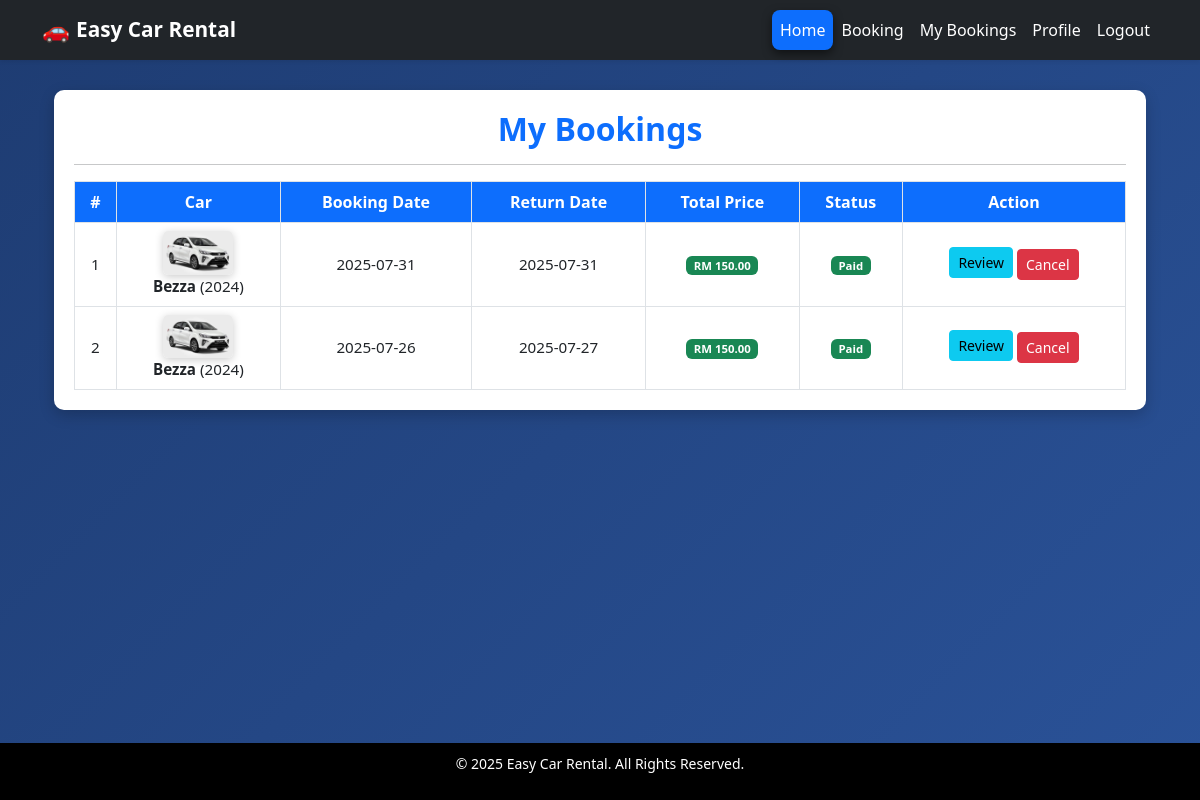
Screenshot of /easy_car_rental/my_bookings.php (signed in) with the database file from the repository.
### tables this page shows
CREATE TABLE `bookings` (
  `booking_id` int(11) NOT NULL,
  `user_id` int(11) DEFAULT NULL,
  `car_id` int(11) DEFAULT NULL,
  `booking_date` date DEFAULT NULL,
  `return_date` date DEFAULT NULL,
  `total_price` decimal(10,2) DEFAULT NULL,
  `payment_status` enum('pending','paid') DEFAULT 'pending',
  `is_read` tinyint(1) DEFAULT 0
);

CREATE TABLE `cars` (
  `car_id` int(11) NOT NULL,
  `car_name` varchar(100) DEFAULT NULL,
  `car_model` varchar(100) DEFAULT NULL,
  `price_per_day` decimal(10,2) DEFAULT NULL,
  `image` varchar(255) DEFAULT NULL
);

### easy_car_rental/my_bookings.php (the view, shortened to what this page needs)
<?php
include 'includes/db.php';
$user_id = $_SESSION['user_id'];
$sql = "
    SELECT b.*, c.car_name, c.car_model, c.price_per_day, c.image
    FROM bookings b
    JOIN cars c ON b.car_id = c.car_id
    WHERE b.user_id = ?
    ORDER BY b.booking_date DESC
";
$stmt = $conn->prepare($sql);
$stmt->bind_param("i", $user_id);
$stmt->execute();
$bookings = $stmt->get_result();
include 'includes/header.php';
?>
<div class="container">
    <div class="booking-section">
        <h2><i class="bi bi-calendar-check"></i> My Bookings</h2>
        <hr>
        <?php if ($bookings->num_rows > 0): ?>
            <div class="table-responsive">
                <table class="table table-bordered table-hover align-middle mb-0">
                    <thead>
                        <tr>
                            <th>#</th>
                            <th>Car</th>
                            <th>Booking Date</th>
                            <th>Return Date</th>
                            <th>Total Price</th>
                            <th>Status</th>
                            <th>Action</th>
                        </tr>
                    </thead>
                    <tbody>
                       <?php $i=1; while ($b = $bookings->fetch_assoc()): ?>
                       <tr>
                         <td><?= $i++ ?></td>
                         <td>
                             <?php if ($b['image']): ?>
                                <img src="assets/image/<?= $b['image'] ?>" alt="<?= $b['car_name'] ?>" width="70"><br>
                             <?php endif; ?>
                             <strong><?= $b['car_name'] ?></strong> (<?= $b['car_model'] ?>)
                         </td>
                         <td><?= $b['booking_date'] ?></td>
                         <td><?= $b['return_date'] ?></td>
                         <td><span class="badge bg-success">RM <?= number_format($b['total_price'],2) ?></span></td>
                         <td>
                            <span class="badge bg-<?= $b['payment_status'] == 'paid' ? 'success' : 'warning' ?>">
                                <?= ucfirst($b['payment_status']) ?>
                            </span>
                         </td>
                         <td>
                            <a href="reviews.php?car_id=<?= $b['car_id'] ?>" class="btn btn-sm btn-info mb-1">
                                <i class="bi bi-chat-dots"></i> Review
                            </a>
                            <a href="?cancel=<?= $b['booking_id'] ?>" class="btn btn-sm btn-danger"
                               onclick="return confirm('Cancel this booking?')">
                               <i class="bi bi-x-circle"></i> Cancel
                            </a>
                         </td>
                       </tr>
                       <?php endwhile; ?>
                    </tbody>
                </table>
            </div>
        <?php else: ?>
            <div class="alert alert-info text-center">You have no bookings yet.</div>
        <?php endif; ?>
    </div>
</div>
<?php include 'includes/footer.php'; ?>

### easy_car_rental/my_bookings.php (style rules this page uses)
body { background: linear-gradient(135deg, #1e3c72, #2a5298); background-attachment: fixed; }
.booking-section { background: #ffffff; padding: 20px; border-radius: 10px; box-shadow: 0 5px 15px rgba(0,0,0,0.2); max-width: 1100px; margin: 30px auto; }
h2 { text-align: center; font-weight: bold; color: #0d6efd; }
.table thead th { background: #0d6efd; color: #fff; text-align: center; }
.table tbody td { vertical-align: middle; text-align: center; font-size: 0.95rem; }
.table img { border-radius: 5px; box-shadow: 0 2px 8px rgba(0,0,0,0.2); }

### rows the page displays
bookings: car.image (picture), car.car_name "Bezza", car.car_model "2024", booking_date "2025-07-31", return_date "2025-07-31", total_price "150.00", payment_status "Paid"
bookings: car.image (picture), car.car_name "Bezza", car.car_model "2024", booking_date "2025-07-26", return_date "2025-07-27", total_price "150.00", payment_status "Paid"
